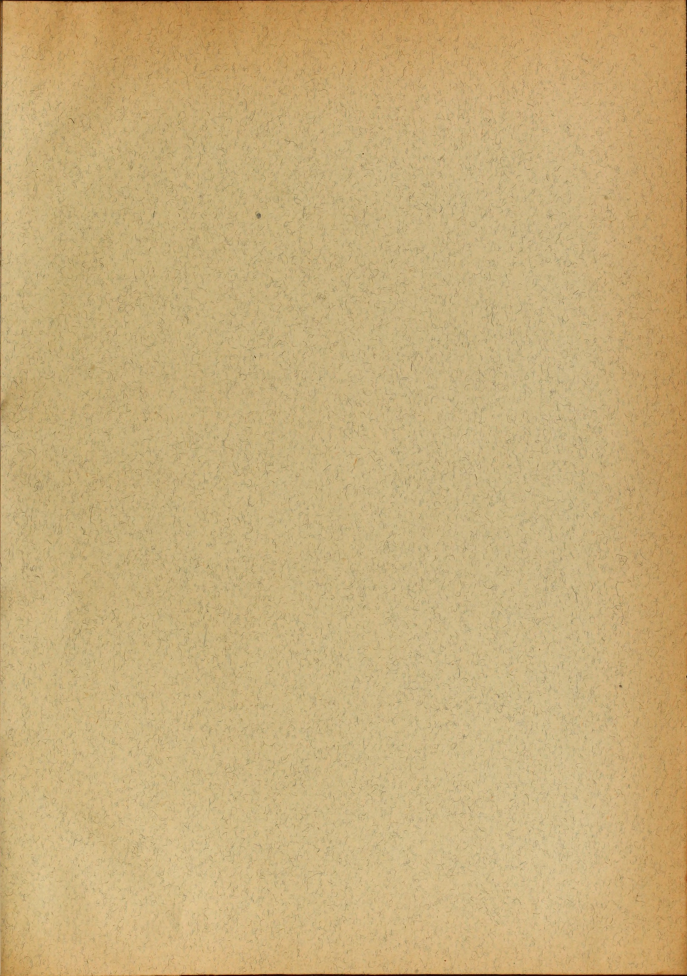
#> input picture plugins/edit-labs-ai/motor/colagem/kit/papel_antigo.jpg, 2748 x 3902 px (shown at 1/4 size)
$ python -i camadas.py   (imports and definitions only)
#> lines starting #> are read from the running program, lines starting #| are printed output that depends on the picture
### plugins/edit-labs-ai/motor/colagem/recursos.py
"""Onde o motor acha fontes, texturas, sons e dados (nenhum caminho absoluto: tudo relativo ao motor ou a variáveis).

    MOTOR      esta pasta (motor/colagem)
    PLUGIN     a raiz do plugin (duas pastas acima)
    DADOS      $EDITLABS_DATA/colagem  (padrão ~/.local/share/edit-labs-ai/colagem): assets baixados da release,
               sons e trilhas do usuário. Fica fora do plugin e sobrevive a atualização.
    FONTES     $EDITLABS_FONTES, ou as fontes OFL que já vêm no plugin (skills/motion-vox/fontes), ou motor/colagem/fontes
    KIT        motor/colagem/kit (papel antigo, domínio público/sem restrições: ver kit/CREDITOS.md)
    SONS       $EDITLABS_SONS, ou DADOS/sons: uma subpasta por classe (papel, ar, grave...). Se não houver, o som é
               sintetizado em código (sons_sint.py)."""
import os
from functools import lru_cache
from pathlib import Path

from PIL import ImageFont

MOTOR = Path(__file__).resolve().parent
PLUGIN = MOTOR.parents[1]
DADOS = Path(os.environ.get("EDITLABS_DATA", "~/.local/share/edit-labs-ai")).expanduser() / "colagem"
KIT = MOTOR / "kit"
SONS = Path(os.environ.get("EDITLABS_SONS", str(DADOS / "sons"))).expanduser()
TRILHAS = Path(os.environ.get("EDITLABS_TRILHAS", str(DADOS / "trilhas"))).expanduser()


def _pasta_fontes():
    for p in (os.environ.get("EDITLABS_FONTES"), PLUGIN / "skills" / "motion-vox" / "fontes", MOTOR / "fontes"):
        if p and Path(p).expanduser().is_dir():
            return Path(p).expanduser()
    raise FileNotFoundError("fontes não encontradas: defina EDITLABS_FONTES ou instale o plugin completo "
                            "(skills/motion-vox/fontes)")


FONTES = _pasta_fontes()

# nomes antigos (fontes estáticas) -> arquivo que existe no plugin + peso no eixo 'wght' da fonte variável
_VARIAVEIS = {"Inter": "Inter[opsz,wght].ttf"}


# [27 lines left out: function fonte, not called in this run]

### plugins/edit-labs-ai/motor/colagem/camadas.py
"""Mecânicas de camadas: a mesma folha com CAMADAS REGISTRADAS que se revelam uma por cima da outra, peças que se
desmontam e objetos 3D girando a 7 qps como stop-motion de recortes.

Revelar a camada de baixo:
    aba(...)        a camada (ou um pedaço dela) abre como a aba de um livro de anatomia antigo: gira na dobradiça,
                    com perspectiva de porta, sombra e o verso de papel liso
    janela(...)     abre um buraco de papel rasgado que cresce a partir de um ponto (com a borda branca e a sombra dentro)
    descasca(...)   uma borda rasgada atravessa a camada e leva o papel embora
    levanta(...)    a peça descola do papel (sombra cresce), sobe e sai: a luva sai da mão, a tampa sai do crânio
    destaca(...)    a peça descola e viaja até um ponto, crescendo (o coração sai do peito e vem para o meio)
    pousa(...)      o contrário: a peça volta ao lugar e assenta no papel (tudo encaixa de novo)
    explode(...)    as camadas se separam (vista explodida, ou para uma grade com desloc=) e depois voltam

Cortar: cortar_alfa(...) tira uma peça do quadro registrado sem perder o lugar; metades(...) abre a camada ao meio.

Girar: giro(...) troca as vistas de um objeto 3D (render do Blender, ver blender_giro.py) a 7 qps, com a borda de
tesoura em cada vista; o ângulo vem de chaves, então dá para girar, parar, voltar.

Encaixe: pilha(...) põe camadas do mesmo tamanho exatamente uma sobre a outra (mesma âncora, mesmas chaves).
registrar(ref, mov) alinha duas pranchas 2D (ECC) para que encaixem."""
import math
import sys
from pathlib import Path

import cv2
import numpy as np
from PIL import Image, ImageDraw

sys.path.insert(0, str(Path(__file__).resolve().parent))
import motor as M
import pecas as PC
import cena as C

# [1 line that did not run here, left out]
PASSO_7 = 24.0 / 7.0                     # um desenho de 7 qps no relógio de autoria (24)


# [461 lines left out: functions tempos_7qps, curva_7qps, pilha, registrar, _ruido_borda, janela and 14 more, not called in this run]


def papelizar(png, estilo="gravura", borda=10, semente=3, cor=0.55, alt=None, luz=None, registrado=False, escala=1.0,
              contraste=1.0, silhueta=None):
    """transforma um render 3D (PNG com alfa) numa peça da colagem.
    estilo 'gravura': pontilhado de tinta sépia sobre papel, colorido à mão (como as pranchas de anatomia antigas);
    com 'luz' (o passe de sombra do blender_giro), o pontilhado vem da luz e a cor vem do passe chapado (png).
    estilo 'impresso': foto impressa envelhecida. Sempre com a borda branca de tesoura.
    registrado=True mantém o quadro inteiro (camadas da mesma câmera continuam encaixadas); senão corta no contorno."""
#> called with png = 'kit/papel_antigo.jpg', estilo = 'gravura', borda = 10, semente = 3, cor = 0.55, registrado = False, escala = 1, contraste = 1
    im = Image.open(png).convert("RGBA") if not isinstance(png, Image.Image) else png.convert("RGBA")
    a = np.asarray(im).astype(np.float32) / 255
    rgb, al = a[..., :3], a[..., 3]
#> al: shape (3902, 2748) float32; every value is 1
    if estilo == "gravura":
        if luz is not None:
            lz = np.asarray(Image.open(luz).convert("RGB") if not isinstance(luz, Image.Image) else luz.convert("RGB"))
            lum = (lz.astype(np.float32) / 255).mean(axis=2)
            albedo = rgb
        else:
            lum = 0.299 * rgb[..., 0] + 0.587 * rgb[..., 1] + 0.114 * rgb[..., 2]
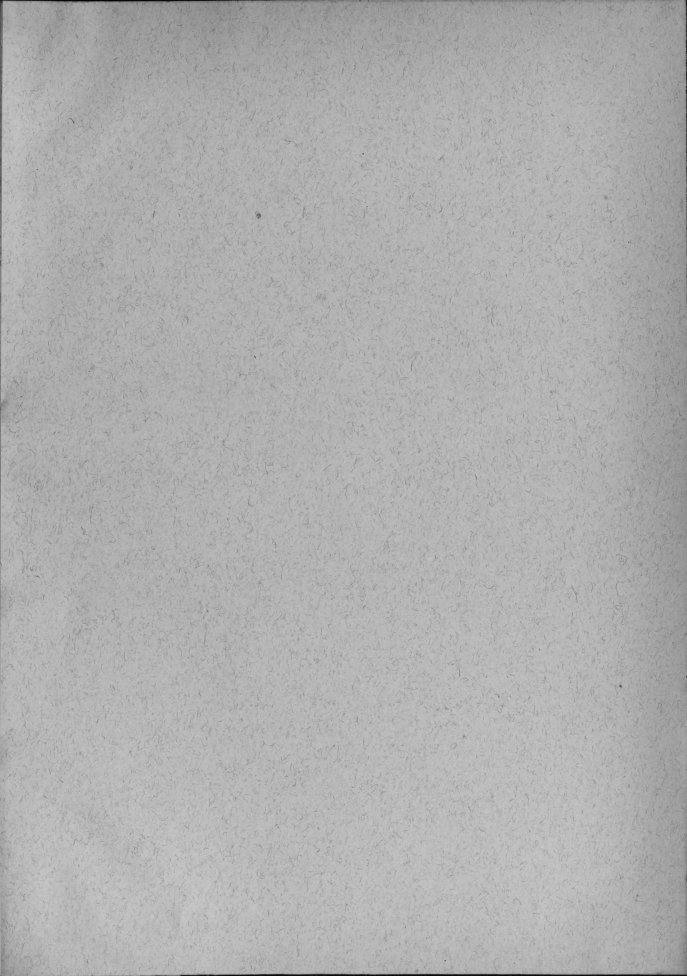
#> lum: shape (3902, 2748) float32 (shown at 1/4 size); min 0, max 0.803, mean 0.688
            albedo = None
        lum = np.clip((lum - 0.06) / 0.86, 0, 1)
        escuro = (1 - lum) ** 1.35                                      # quanto de tinta cada ponto pede
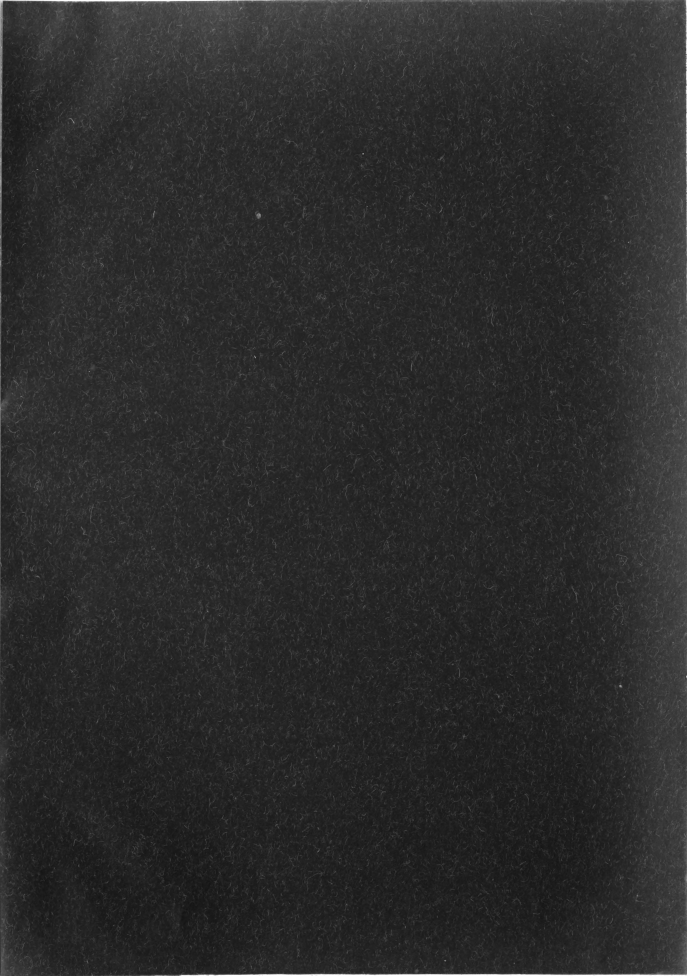
#> escuro: shape (3902, 2748) float32 (shown at 1/4 size); min 0.0673, max 1, mean 0.172
        rng = np.random.default_rng(semente)
        lim = rng.random(lum.shape).astype(np.float32)                  # pontilhado fino (ponto de 1 px), como buril
        pontos = (escuro * 1.05 > lim + 0.08).astype(np.float32)
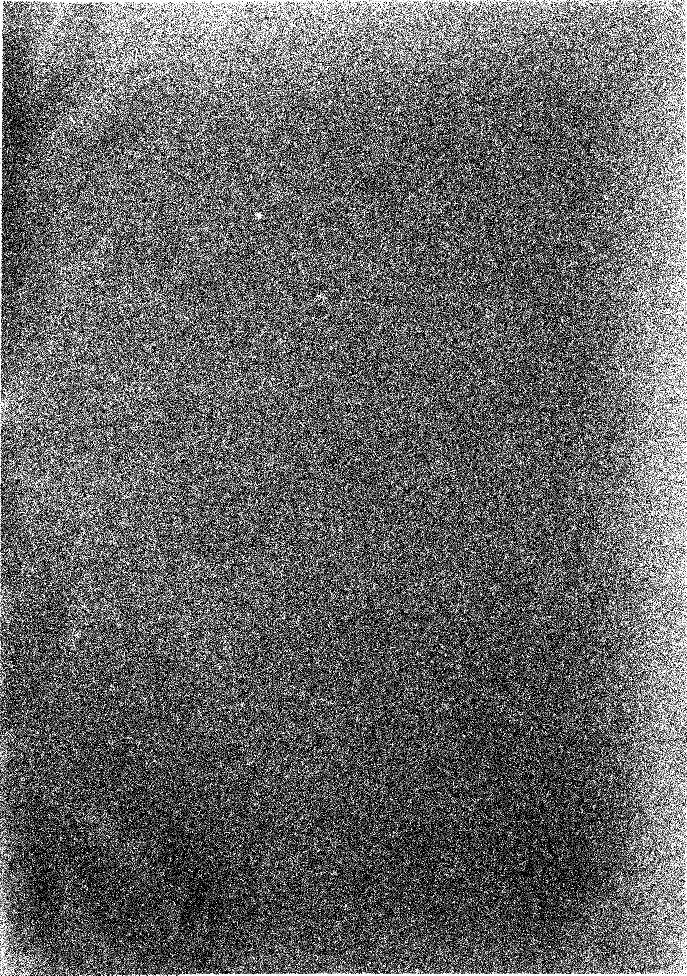
#> pontos: shape (3902, 2748) float32 (shown at 1/4 size); values 0 (black) and 1 (white), 10.1% white in thin lines or dots
        pontos = cv2.GaussianBlur(pontos, (0, 0), 0.45)
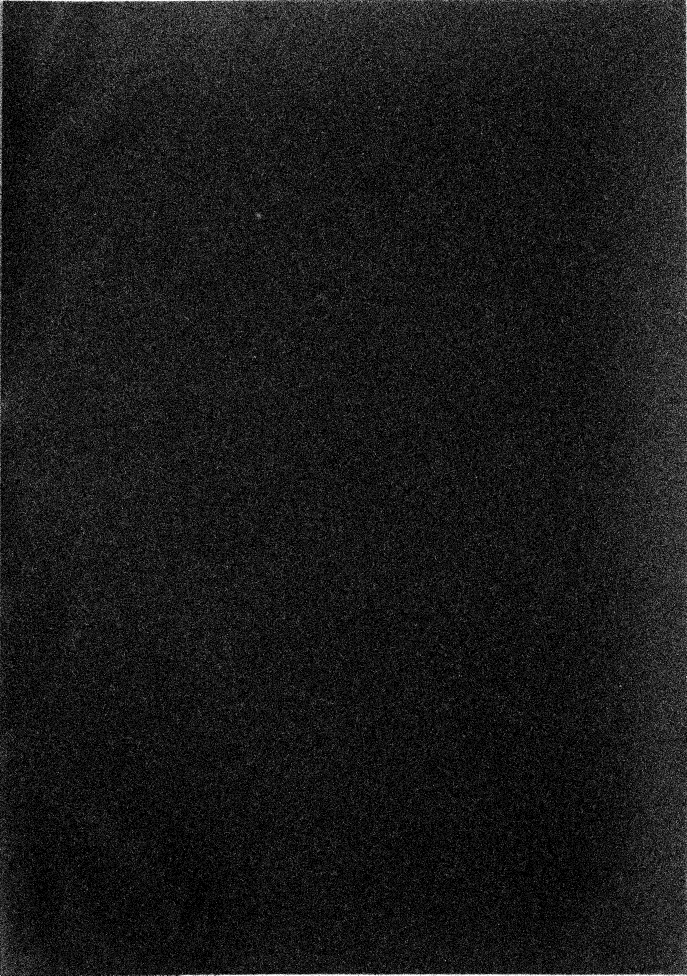
#> pontos: shape (3902, 2748) float32 (shown at 1/4 size); min 0, max 1, mean 0.101
#> (the run stopped early here; a loop or call above may not have finished)
